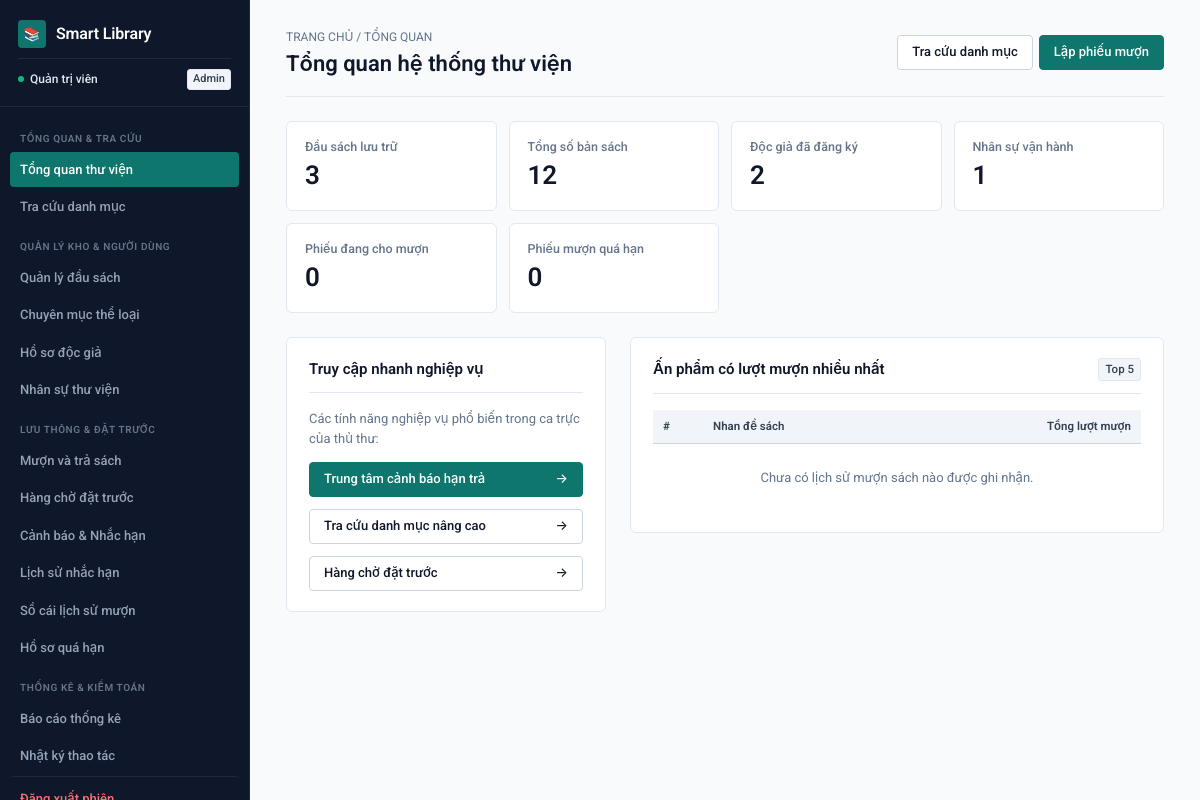
Before: /dashboard (signed in) with the older database file.
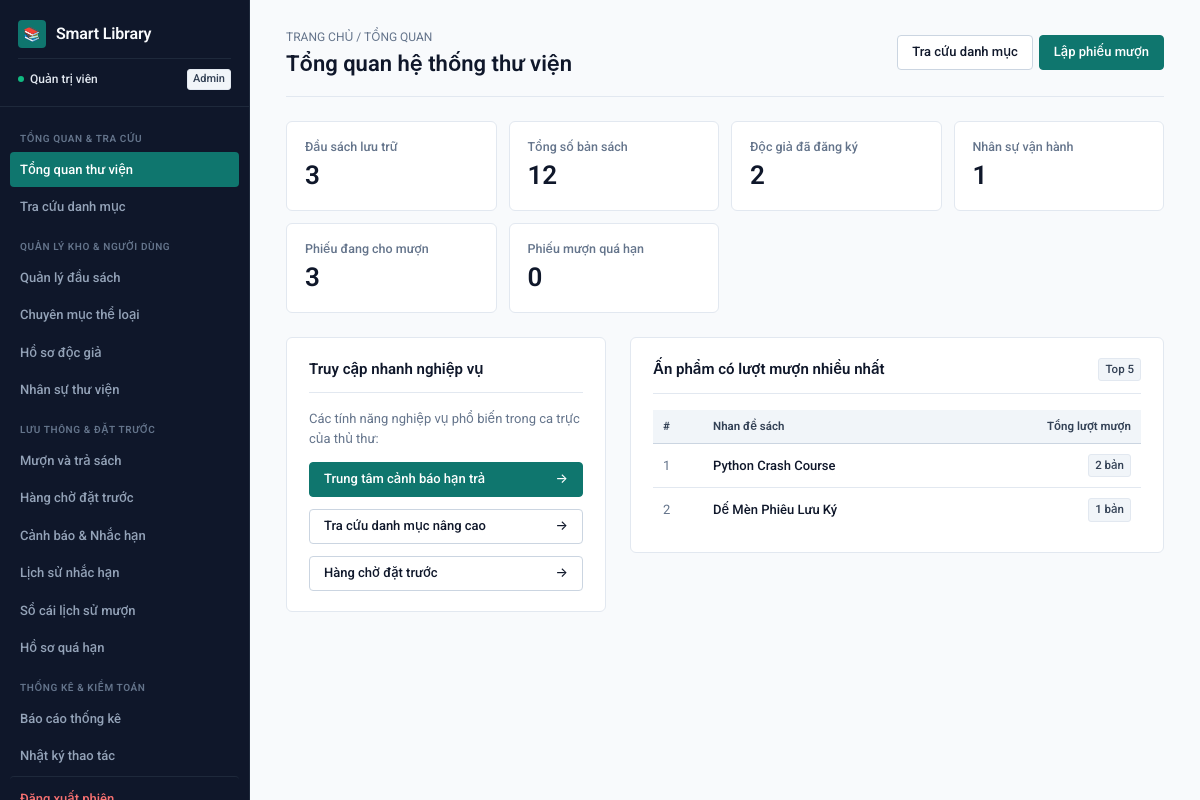
After: the same page with the newer database file.
### tables this page shows
CREATE TABLE books(
        id INTEGER PRIMARY KEY AUTOINCREMENT,
        code TEXT NOT NULL UNIQUE,
        title TEXT NOT NULL,
        author TEXT NOT NULL,
        publisher TEXT,
        year INTEGER,
        category_id INTEGER,
        quantity INTEGER NOT NULL DEFAULT 1,
        available INTEGER NOT NULL DEFAULT 1,
        FOREIGN KEY(category_id) REFERENCES categories(id) ON DELETE SET NULL
    );

### backend/routes/dashboard.py (the view)
@app.route("/admin")
@app.route("/dashboard")
@login_required
def dashboard():
    conn = db()
    stats = {
        "books": conn.execute("SELECT COUNT(*) FROM books").fetchone()[0],
        "copies": conn.execute("SELECT COALESCE(SUM(quantity),0) FROM books").fetchone()[0],
        "readers": conn.execute("SELECT COUNT(*) FROM readers").fetchone()[0],
        "employees": conn.execute("SELECT COUNT(*) FROM employees").fetchone()[0],
        "active_loans": conn.execute("SELECT COUNT(*) FROM loans WHERE status='Đang mượn'").fetchone()[0],
        "overdue": conn.execute("SELECT COUNT(*) FROM loans WHERE status='Đang mượn' AND due_date < date('now')").fetchone()[0]
    }
    popular = conn.execute("""
      SELECT b.title, SUM(li.quantity) borrowed
      FROM loan_items li JOIN books b ON b.id=li.book_id
      GROUP BY li.book_id ORDER BY borrowed DESC LIMIT 5
    """).fetchall()
    conn.close()
    return render_template("dashboard.html", stats=stats, popular=popular)

### backend/api/common.py (called while the page is built)
@app.before_request
def protect_json_writes():
    if request.path.startswith("/api/") and request.method in ("POST", "PUT", "PATCH", "DELETE"):
        origin = request.headers.get("Origin")
        if origin:
            parsed = urlparse(origin)
            allowed = {"127.0.0.1", "localhost"}
            if parsed.hostname not in allowed or parsed.port not in (5001, 5173):
                return fail("Origin không hợp lệ.", 403)
        if not request.is_json:
            return fail("Yêu cầu JSON.", 415)

### backend/core.py (called while the page is built)
@app.context_processor
def inject():
    return {
        "logged_in": "employee_id" in session,
        "employee_name": session.get("employee_name"),
    }

### backend/database.py (called while the page is built)
def db():
    conn = sqlite3.connect(DB)
    conn.row_factory = sqlite3.Row
    conn.execute("PRAGMA foreign_keys=ON")
    return conn

### frontend/templates/admin/dashboard.html
{% extends 'base.html' %}
{% block content %}
<header class="page-header">
  <div>
    <div class="page-breadcrumb">TRANG CHỦ / TỔNG QUAN</div>
    <h1>Tổng quan hệ thống thư viện</h1>
  </div>
  <div class="actions">
    <a class="btn secondary" href="{{ url_for('catalog') }}">Tra cứu danh mục</a>
    <a class="btn" href="{{ url_for('loans') }}">Lập phiếu mượn</a>
  </div>
</header>
<div class="stats">
  {% for k, label in [
    ('books', 'Đầu sách lưu trữ'),
    ('copies', 'Tổng số bản sách'),
    ('readers', 'Độc giả đã đăng ký'),
    ('employees', 'Nhân sự vận hành'),
    ('active_loans', 'Phiếu đang cho mượn'),
    ('overdue', 'Phiếu mượn quá hạn')
  ] %}
  <div class="stat {% if k == 'overdue' and stats[k] > 0 %}stat-alert{% endif %}">
    <span>{{ label }}</span>
    <strong>{{ stats[k] }}</strong>
  </div>
  {% endfor %}
</div>
<div class="split-layout">
  <section class="panel sticky-col">
    <div class="panel-header">
      <h2>Truy cập nhanh nghiệp vụ</h2>
    </div>
    <p class="muted">Các tính năng nghiệp vụ phổ biến trong ca trực của thủ thư:</p>
    <div class="form-stack" style="margin-top: 14px;">
      <a class="btn" href="{{ url_for('alerts') }}" style="justify-content: space-between;">
        <span>Trung tâm cảnh báo hạn trả</span>
        <span>→</span>
      </a>
      <a class="btn secondary" href="{{ url_for('catalog') }}" style="justify-content: space-between;">
        <span>Tra cứu danh mục nâng cao</span>
        <span>→</span>
      </a>
      <a class="btn secondary" href="{{ url_for('reservations') }}" style="justify-content: space-between;">
        <span>Hàng chờ đặt trước</span>
        <span>→</span>
      </a>
    </div>
  </section>
  <section class="panel">
    <div class="panel-header">
      <h2>Ấn phẩm có lượt mượn nhiều nhất</h2>
      <span class="tag neutral">Top 5</span>
    </div>
    <div class="table-responsive">
      <table>
        <thead>
          <tr>
            <th style="width: 50px;">#</th>
            <th>Nhan đề sách</th>
            <th style="width: 140px; text-align: right;">Tổng lượt mượn</th>
          </tr>
        </thead>
        <tbody>
          {% for b in popular %}
          <tr>
            <td class="mono" style="color: var(--text-muted);">{{ loop.index }}</td>
            <td style="font-weight: 500;">{{ b.title }}</td>
            <td class="num-cell" style="text-align: right;">
              <span class="tag neutral">{{ b.borrowed }} bản</span>
            </td>
          </tr>
          {% else %}
          <tr>
            <td colspan="3" class="empty-state">Chưa có lịch sử mượn sách nào được ghi nhận.</td>
          </tr>
          {% endfor %}
        </tbody>
      </table>
    </div>
  </section>
</div>
{% endblock %}

Changed rows visible on the page:
now on this page (row edited): books: title "Python Crash Course", borrowed "2"
now on this page (row edited): books: title "Dế Mèn Phiêu Lưu Ký", borrowed "1"
Other visible differences:
new list line: "Phiếu đang cho mượn 3"
list line gone: "Phiếu đang cho mượn 0"
text no longer shown: "Chưa có lịch sử mượn sách nào được ghi nhận."
